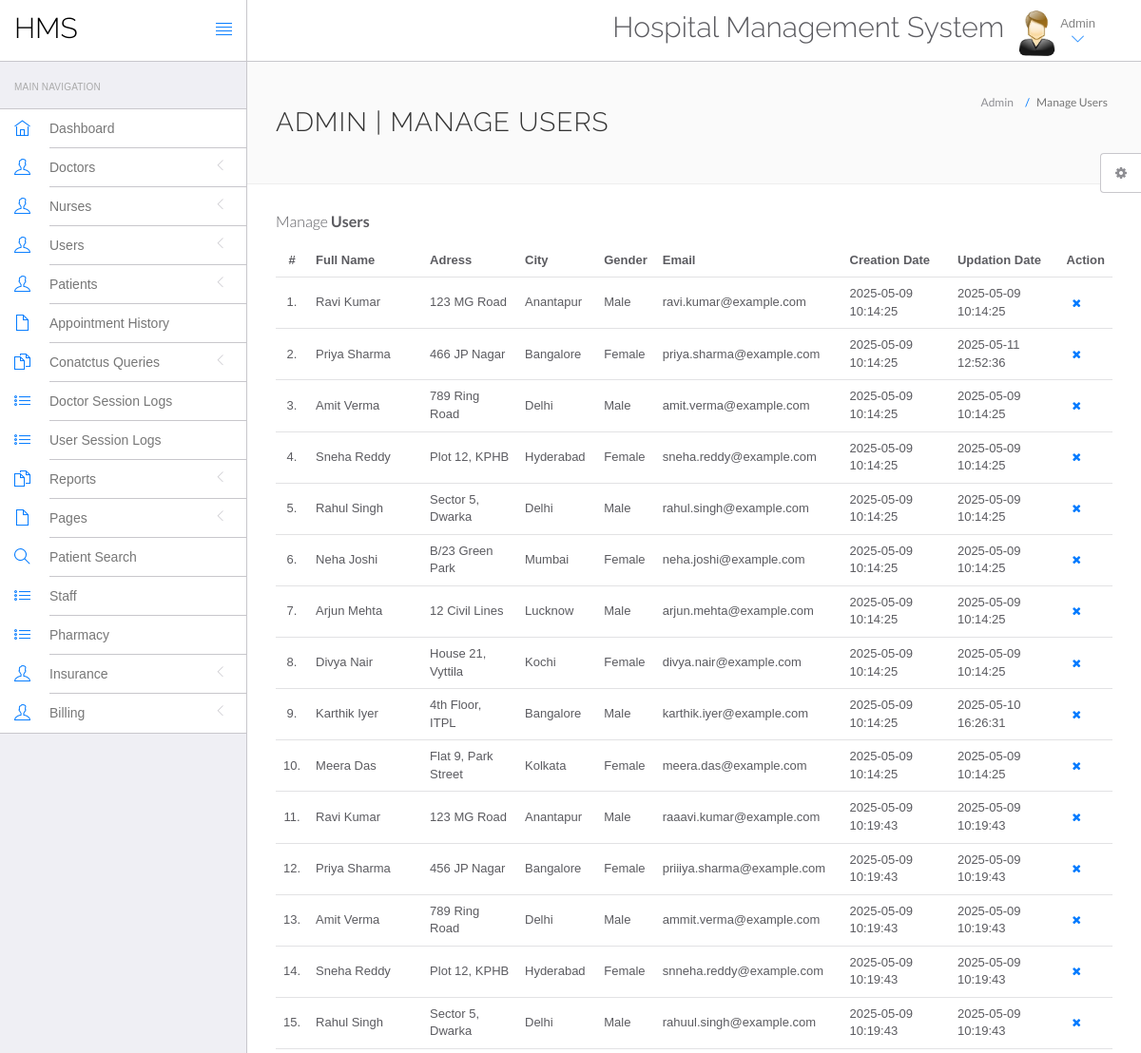
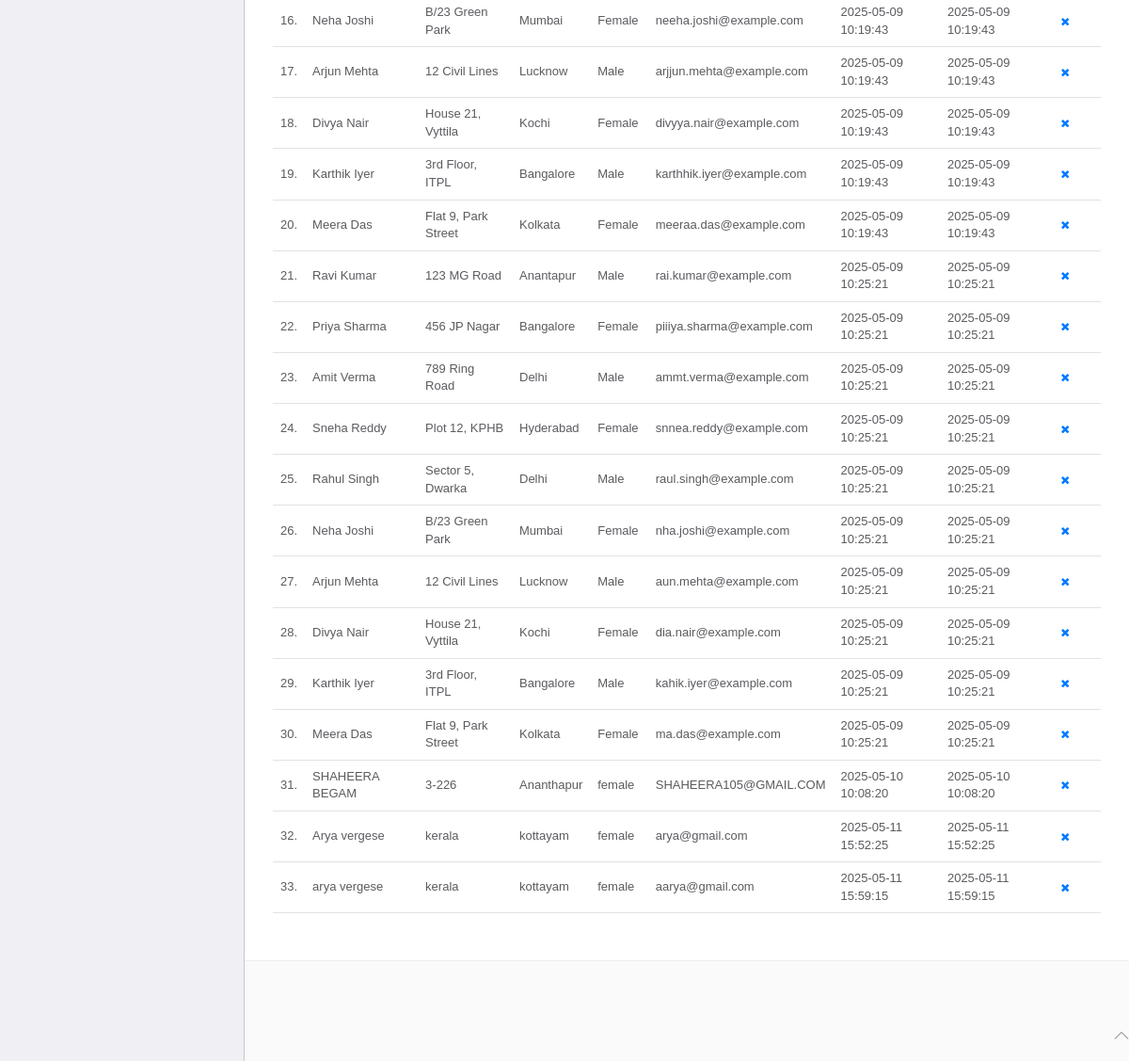
/hms/admin/manage-users.php (signed in), run on the app's committed database (2 pictures, top to bottom).
### tables this page shows
CREATE TABLE `users` (
  `id` int(11) NOT NULL,
  `fullName` varchar(100) DEFAULT NULL,
  `address` text DEFAULT NULL,
  `city` varchar(100) DEFAULT NULL,
  `gender` varchar(10) DEFAULT NULL,
  `email` varchar(100) DEFAULT NULL,
  `password` varchar(255) DEFAULT NULL,
  `regDate` timestamp NOT NULL DEFAULT current_timestamp(),
  `updationDate` timestamp NOT NULL DEFAULT current_timestamp() ON UPDATE current_timestamp()
);

### hms/admin/manage-users.php (the view, shortened to what this page needs)
<?php
include('include/config.php');
if(strlen($_SESSION['id']==0)) {
 header('location:logout.php');
  } else{
?>
<!DOCTYPE html>
<html lang="en">
	<head>
		<link rel="stylesheet" href="vendor/bootstrap/css/bootstrap.min.css">
		<link rel="stylesheet" href="vendor/fontawesome/css/font-awesome.min.css">
		<link rel="stylesheet" href="vendor/themify-icons/themify-icons.min.css">
		<link href="vendor/animate.css/animate.min.css" rel="stylesheet" media="screen">
		<link href="vendor/perfect-scrollbar/perfect-scrollbar.min.css" rel="stylesheet" media="screen">
		<link href="vendor/switchery/switchery.min.css" rel="stylesheet" media="screen">
		<link href="vendor/bootstrap-touchspin/jquery.bootstrap-touchspin.min.css" rel="stylesheet" media="screen">
		<link href="vendor/select2/select2.min.css" rel="stylesheet" media="screen">
		<link href="vendor/bootstrap-datepicker/bootstrap-datepicker3.standalone.min.css" rel="stylesheet" media="screen">
		<link href="vendor/bootstrap-timepicker/bootstrap-timepicker.min.css" rel="stylesheet" media="screen">
		<link rel="stylesheet" href="assets/css/styles.css">
		<link rel="stylesheet" href="assets/css/plugins.css">
		<link rel="stylesheet" href="assets/css/themes/theme-1.css" id="skin_color" />
	</head>
	<body>
		<div id="app">
<?php include('include/sidebar.php');?>
			<div class="app-content">
						<?php include('include/header.php');?>
				<div class="main-content" >
					<div class="wrap-content container" id="container">
						<section id="page-title">
							<div class="row">
								<div class="col-sm-8">
									<h1 class="mainTitle">Admin | Manage Users</h1>
																	</div>
								<ol class="breadcrumb">
									<li>
										<span>Admin</span>
									</li>
									<li class="active">
										<span>Manage Users</span>
									</li>
								</ol>
							</div>
						</section>
						<div class="container-fluid container-fullw bg-white">
									<div class="row">
								<div class="col-md-12">
									<h5 class="over-title margin-bottom-15">Manage <span class="text-bold">Users</span></h5>
									<table class="table table-hover" id="sample-table-1">
										<thead>
											<tr>
												<th class="center">#</th>
												<th>Full Name</th>
												<th class="hidden-xs">Adress</th>
												<th>City</th>
												<th>Gender </th>
												<th>Email </th>
												<th>Creation Date </th>
												<th>Updation Date </th>
												<th>Action</th>
											</tr>
										</thead>
										<tbody>
<?php
$sql=mysqli_query($con,"select * from users");
$cnt=1;
while($row=mysqli_fetch_array($sql))
{
?>
											<tr>
												<td class="center"><?php echo $cnt;?>.</td>
												<td class="hidden-xs"><?php echo $row['fullName'];?></td>
												<td><?php echo $row['address'];?></td>
												<td><?php echo $row['city'];?>
												</td>
												<td><?php echo $row['gender'];?></td>
												<td><?php echo $row['email'];?></td>
												<td><?php echo $row['regDate'];?></td>
												<td><?php echo $row['updationDate'];?>
												</td>
												<td >
												<div class="visible-md visible-lg hidden-sm hidden-xs">
	<a href="manage-users.php?id=<?php echo $row['id']?>&del=delete" onClick="return confirm('Are you sure you want to delete?')"class="btn btn-transparent btn-xs tooltips" tooltip-placement="top" tooltip="Remove"><i class="fa fa-times fa fa-white"></i></a>
												</div>
												</td>
											</tr>
											<?php
$cnt=$cnt+1;
											 }?>
										</tbody>
									</table>
								</div>
							</div>
								</div>
							</div>
						</div>
					</div>
				</div>
	<?php include('include/footer.php');?>
	<?php include('include/setting.php');?>
	</body>
</html>
<?php } ?>

### hms/admin/assets/css/themes/theme-1.css (style rules this page uses)
body { background: #FAFAFA; }

### data on the page
users: fullName "Ravi Kumar", address "123 MG Road", city "Anantapur", gender "Male", email "ravi.kumar@example.com", regDate "2025-05-09 10:14:25", updationDate "2025-05-09 10:14:25"
users: fullName "Priya Sharma", address "466 JP Nagar", city "Bangalore", gender "Female", email "priya.sharma@example.com", regDate "2025-05-09 10:14:25", updationDate "2025-05-11 12:52:36"
users: fullName "Amit Verma", address "789 Ring Road", city "Delhi", gender "Male", email "amit.verma@example.com", regDate "2025-05-09 10:14:25", updationDate "2025-05-09 10:14:25"
users: fullName "Sneha Reddy", address "Plot 12, KPHB", city "Hyderabad", gender "Female", email "sneha.reddy@example.com", regDate "2025-05-09 10:14:25", updationDate "2025-05-09 10:14:25"
users: fullName "Rahul Singh", address "Sector 5, Dwarka", city "Delhi", gender "Male", email "rahul.singh@example.com", regDate "2025-05-09 10:14:25", updationDate "2025-05-09 10:14:25"
users: fullName "Neha Joshi", address "B/23 Green Park", city "Mumbai", gender "Female", email "neha.joshi@example.com", regDate "2025-05-09 10:14:25", updationDate "2025-05-09 10:14:25"
users: fullName "Arjun Mehta", address "12 Civil Lines", city "Lucknow", gender "Male", email "arjun.mehta@example.com", regDate "2025-05-09 10:14:25", updationDate "2025-05-09 10:14:25"
users: fullName "Divya Nair", address "House 21, Vyttila", city "Kochi", gender "Female", email "divya.nair@example.com", regDate "2025-05-09 10:14:25", updationDate "2025-05-09 10:14:25"
users: fullName "Karthik Iyer", address "4th Floor, ITPL", city "Bangalore", gender "Male", email "karthik.iyer@example.com", regDate "2025-05-09 10:14:25", updationDate "2025-05-10 16:26:31"
users: fullName "Meera Das", address "Flat 9, Park Street", city "Kolkata", gender "Female", email "meera.das@example.com", regDate "2025-05-09 10:14:25", updationDate "2025-05-09 10:14:25"
users: fullName "Ravi Kumar", address "123 MG Road", city "Anantapur", gender "Male", email "raaavi.kumar@example.com", regDate "2025-05-09 10:19:43", updationDate "2025-05-09 10:19:43"
users: fullName "Priya Sharma", address "456 JP Nagar", city "Bangalore", gender "Female", email "priiiya.sharma@example.com", regDate "2025-05-09 10:19:43", updationDate "2025-05-09 10:19:43"
users: fullName "Amit Verma", address "789 Ring Road", city "Delhi", gender "Male", email "ammit.verma@example.com", regDate "2025-05-09 10:19:43", updationDate "2025-05-09 10:19:43"
users: fullName "Sneha Reddy", address "Plot 12, KPHB", city "Hyderabad", gender "Female", email "snneha.reddy@example.com", regDate "2025-05-09 10:19:43", updationDate "2025-05-09 10:19:43"
users: fullName "Rahul Singh", address "Sector 5, Dwarka", city "Delhi", gender "Male", email "rahuul.singh@example.com", regDate "2025-05-09 10:19:43", updationDate "2025-05-09 10:19:43"
users: fullName "Neha Joshi", address "B/23 Green Park", city "Mumbai", gender "Female", email "neeha.joshi@example.com", regDate "2025-05-09 10:19:43", updationDate "2025-05-09 10:19:43"
users: fullName "Arjun Mehta", address "12 Civil Lines", city "Lucknow", gender "Male", email "arjjun.mehta@example.com", regDate "2025-05-09 10:19:43", updationDate "2025-05-09 10:19:43"
users: fullName "Divya Nair", address "House 21, Vyttila", city "Kochi", gender "Female", email "divyya.nair@example.com", regDate "2025-05-09 10:19:43", updationDate "2025-05-09 10:19:43"
users: fullName "Karthik Iyer", address "3rd Floor, ITPL", city "Bangalore", gender "Male", email "karthhik.iyer@example.com", regDate "2025-05-09 10:19:43", updationDate "2025-05-09 10:19:43"
users: fullName "Meera Das", address "Flat 9, Park Street", city "Kolkata", gender "Female", email "meeraa.das@example.com", regDate "2025-05-09 10:19:43", updationDate "2025-05-09 10:19:43"
users: fullName "Ravi Kumar", address "123 MG Road", city "Anantapur", gender "Male", email "rai.kumar@example.com", regDate "2025-05-09 10:25:21", updationDate "2025-05-09 10:25:21"
users: fullName "Priya Sharma", address "456 JP Nagar", city "Bangalore", gender "Female", email "piiiya.sharma@example.com", regDate "2025-05-09 10:25:21", updationDate "2025-05-09 10:25:21"
users: fullName "Amit Verma", address "789 Ring Road", city "Delhi", gender "Male", email "ammt.verma@example.com", regDate "2025-05-09 10:25:21", updationDate "2025-05-09 10:25:21"
users: fullName "Sneha Reddy", address "Plot 12, KPHB", city "Hyderabad", gender "Female", email "snnea.reddy@example.com", regDate "2025-05-09 10:25:21", updationDate "2025-05-09 10:25:21"
users: fullName "Rahul Singh", address "Sector 5, Dwarka", city "Delhi", gender "Male", email "raul.singh@example.com", regDate "2025-05-09 10:25:21", updationDate "2025-05-09 10:25:21"
users: fullName "Neha Joshi", address "B/23 Green Park", city "Mumbai", gender "Female", email "nha.joshi@example.com", regDate "2025-05-09 10:25:21", updationDate "2025-05-09 10:25:21"
users: fullName "Arjun Mehta", address "12 Civil Lines", city "Lucknow", gender "Male", email "aun.mehta@example.com", regDate "2025-05-09 10:25:21", updationDate "2025-05-09 10:25:21"
users: fullName "Divya Nair", address "House 21, Vyttila", city "Kochi", gender "Female", email "dia.nair@example.com", regDate "2025-05-09 10:25:21", updationDate "2025-05-09 10:25:21"
users: fullName "Karthik Iyer", address "3rd Floor, ITPL", city "Bangalore", gender "Male", email "kahik.iyer@example.com", regDate "2025-05-09 10:25:21", updationDate "2025-05-09 10:25:21"
users: fullName "Meera Das", address "Flat 9, Park Street", city "Kolkata", gender "Female", email "ma.das@example.com", regDate "2025-05-09 10:25:21", updationDate "2025-05-09 10:25:21"
users: fullName "SHAHEERA BEGAM", address "3-226", city "Ananthapur", gender "female", email "SHAHEERA105@GMAIL.COM", regDate "2025-05-10 10:08:20", updationDate "2025-05-10 10:08:20"
users: fullName "Arya vergese", address "kerala", city "kottayam", gender "female", email "arya@gmail.com", regDate "2025-05-11 15:52:25", updationDate "2025-05-11 15:52:25"
users: fullName "arya vergese", address "kerala", city "kottayam", gender "female", email "aarya@gmail.com", regDate "2025-05-11 15:59:15", updationDate "2025-05-11 15:59:15"
